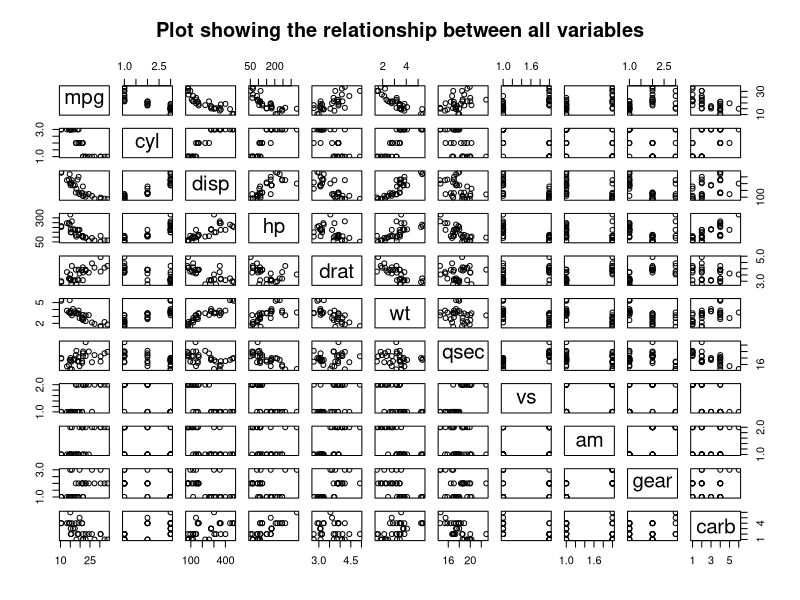
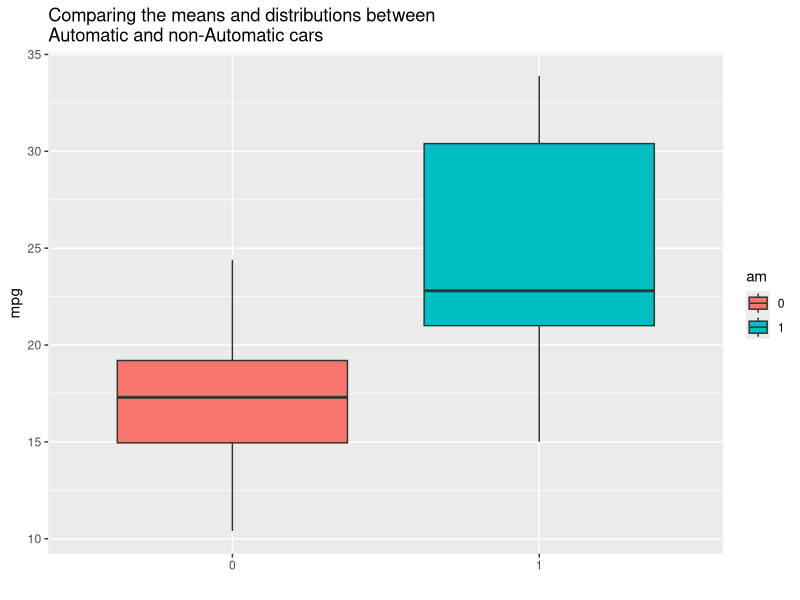
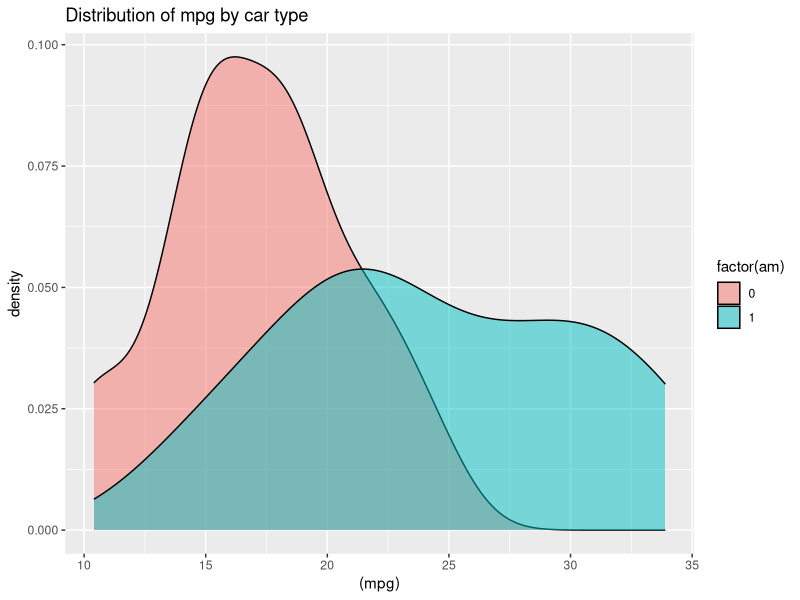
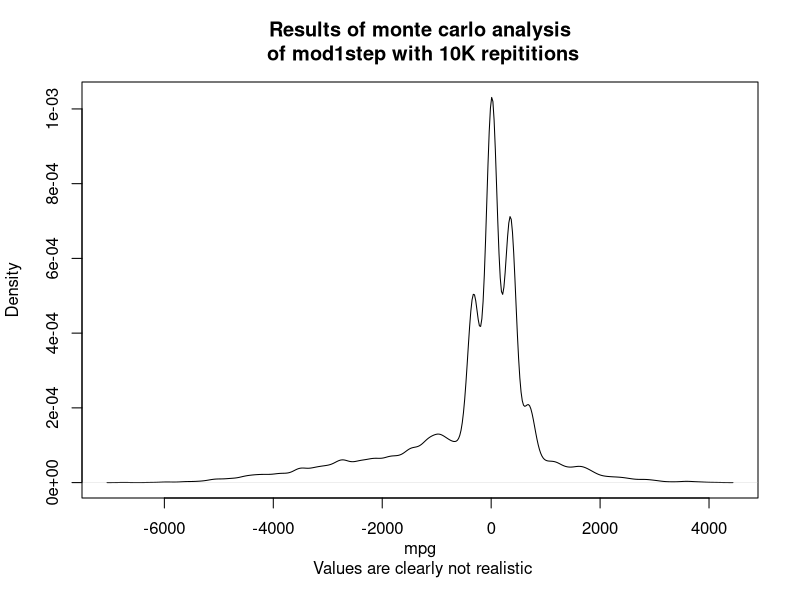

R code for these plots, in order:
## ---- chunk 1
library(knitr) 
opts_chunk$set(echo=FALSE, message=FALSE, warning=FALSE)
options(xtable.comment = FALSE)
## ---- chunk 2
pkgTest <- function(x)
  {
    if (!require(x,character.only = TRUE))
    {
      install.packages(x,dep=TRUE)
        if(!require(x,character.only = TRUE)) stop("Package not found")
    }
  }

## ---- chunk 3
base <- getwd()

# setwd("G:/R/Functions")
# 
# source("pkgTest.R")
# 
# packages <- c("ggplot2", "xtable")
# 
# for (i in 1:length(packages)){
# pkgTest(packages[i])}

 library(ggplot2);library(xtable)

## ---- chunk 4

##function from http://stackoverflow.com/questions/4357031/qqnorm-and-qqline-in-ggplot2
ggQQ <- function(LM) # argument: a linear model
{
    y <- quantile(LM$resid[!is.na(LM$resid)], c(0.25, 0.75))
    x <- qnorm(c(0.25, 0.75))
    slope <- diff(y)/diff(x)
    int <- y[1L] - slope * x[1L]
    p <- ggplot(LM, aes(sample=.resid)) +
        stat_qq(alpha = 0.5) +
        geom_abline(slope = slope, intercept = int, color="blue")

    return(p)
}
## ---- chunk 5
data(mtcars)
data <- mtcars
factors <- c("am", "vs", "cyl", "gear", "carb")
x <- match(factors, names(data))
data[,x] <- as.data.frame(lapply(data[,x], as.factor))
pub.type <- "latex"
## ---- chunk 6
P.values = t(as.data.frame(c(shapiro.test((data$mpg))[2],shapiro.test((data$mpg[data$am == 1]))[2],shapiro.test((data$mpg[data$am == 0]))[2])))
mpg.norm <- data.frame(Type = c("All Cars", "Manual", "Automatic"), P.values = round(P.values, 4)); rownames(mpg.norm) <-NULL
## ---- chunk 7
print(xtable(mpg.norm), type= pub.type)
## ---- chunk 8
ttest <- t.test(data$mpg[data$am ==1],data$mpg[data$am ==0]) ## this label to graph showing statistically significant difference
## ---- chunk 9

mod0 <- lm(mpg~.,data) 
mod0step <- step(mod0, direction = "backward", trace = 0)
mod0step <- eval(mod0step$call)

string <- paste("mpg~am*(",(paste(names(data[,-1]), collapse ="+")),")", sep="")

mod1 <- lm(string, data)
mod1step <- step(mod1, direction = "backward", trace = 0)
mod1step <- eval(mod1step$call)

mod2 <- lm(mpg~am, data)

#coef(summary(mod1))["am1","Estimate"]

##the inclusion of drat switches the sign of the am variable

mod.inf <- data.frame(modals = c("mod0", "mod0step", "mod1", "mod1step", "mod2"), norm.test = rep(0,5), adj.r.squares =rep(0,5), coeff = rep(0,5) )

modals<- c("mod0", "mod0step", "mod1", "mod1step", "mod2")
norm.test<-NULL
for (i in 1:nrow(mod.inf)){
x<- paste(mod.inf$modals[i],"$residuals", sep="")  
mod.inf$norm.test[i] <- shapiro.test(eval(parse(text = x)))[2]
}

adj.r.squares<-NULL
for (i in 1:nrow(mod.inf)){
x<- paste("summary(", mod.inf$modals[i],")","$adj.r.squared", sep="")  
mod.inf$adj.r.squares[i] <- eval(parse(text = x))
}

coeffs<-NULL
for (i in 1:nrow(mod.inf)){
x<- paste("summary(", mod.inf$modals[i],")","$coefficients", sep="")  
mod.inf$coeff[i] <- nrow(eval(parse(text = x)))-1
}
## ---- chunk 10
equationaliser <- function(x){
modif <- gsub("\\d", "", names(x$coefficients)[-1])
modif <- unique(modif, fromLast=T)
modif <- modif[order(modif, decreasing = FALSE)]
paste("mpg = ",(paste(c(paste(modif, collapse="+"),"Intercept"),collapse="+")),sep="")
}
## ---- chunk 11
print(xtable(mod.inf), type = pub.type)
## ---- chunk 12
print(xtable(as.data.frame(mod0step$coefficients)), type= pub.type)
## ---- chunk 13
plot(data[,1:11], main ="Plot showing the relationship between all variables")
## ---- chunk 14
ggplot(data, aes(x = am, y= mpg, fill = am) ) + geom_boxplot()+ggtitle("Comparing the means and distributions between \nAutomatic and non-Automatic cars")+ xlab(" ")
## ---- chunk 15
ggplot(mtcars, aes(x = (mpg), fill = factor(am), group = am) )+geom_density(alpha = 0.5)+ggtitle("Distribution of mpg by car type" )
## ---- chunk 16
data2 <- as.data.frame(lapply(data, sample, 10000, replace = TRUE))
pred <- predict(mod1step, data2)
plot(density(pred), main = "Results of monte carlo analysis\n of mod1step with 10K repititions", xlab = "mpg\n Values are clearly not realistic")
